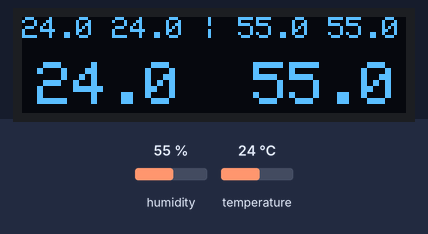
Simulated run of this sketch. Board: Arduino MKR. On the bench: 128×32 one-colour display. The test bench sets the inputs (shaded band); at power-on: humidity 55 %, temperature 24 °C.

Above: at 6.0 s.
6.1 s: humidity set to 22 %
At 11.7 s:
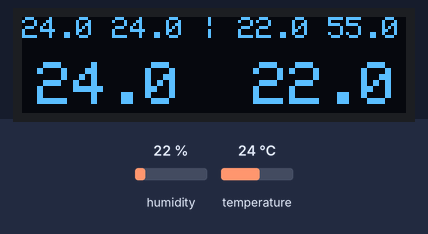
12.2 s: temperature set to 12 °C
At 16.6 s:
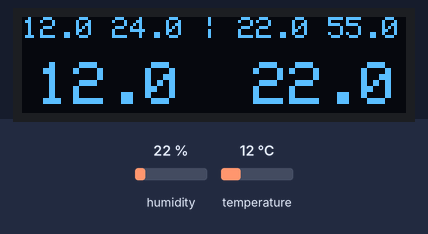
18.3 s: humidity set to 40 %
At 21.4 s:
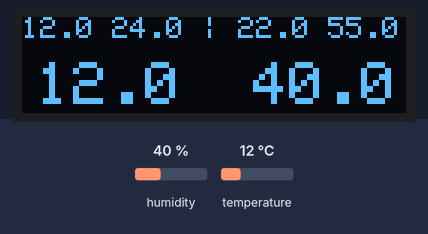
24.4 s: temperature set to 19 °C
At 26.2 s:
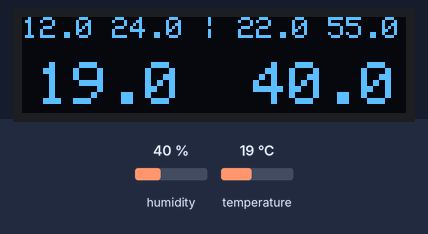
Timing chart, 0 to 27.7 s (numbered marks = the images above; inputs shaded):
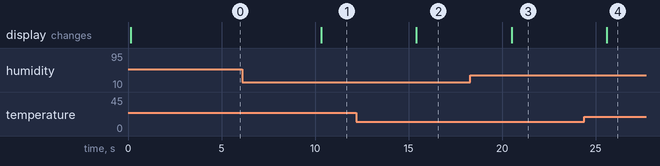

Measured:
- after the input at 6.1 s, the display: changes after 4.2 s (image 1)
- after the input at 12.2 s, the display: changes after 3.2 s (image 2)
- after the input at 18.3 s, the display: changes after 2.2 s (image 3)
- after the input at 24.4 s, the display: changes after 1.2 s (image 4)

The sketch:

monitor.ino
```cpp
#include <SPI.h>
#include <Wire.h>
#include <ArduinoLowPower.h>
#include <Adafruit_GFX.h>
#include <Adafruit_SSD1306.h>
#include <Adafruit_AHTX0.h>

#define SCREEN_WIDTH 128
#define SCREEN_HEIGHT 32

#define OLED_RESET     4
Adafruit_SSD1306 display(SCREEN_WIDTH, SCREEN_HEIGHT, &Wire, OLED_RESET);
Adafruit_AHTX0 aht;

//  Variables
const int LED13 = 13;
float temp_min;
float temp_max;
float humidity_min;
float humidity_max;

void setup() {
  Serial.begin(9600);

  if(!display.begin(SSD1306_SWITCHCAPVCC, 0x3C)) {
    Serial.println(F("SSD1306 allocation failed"));
    for(;;);
  }
  if (! aht.begin()) {
    Serial.println("Could not find AHT? Check wiring");
    while (1) delay(10);
  }
  display.dim(true);

  display.setTextColor(SSD1306_WHITE);

  display.clearDisplay();
  display.setCursor(0, 0);
  display.println("System start, running...");
  display.display();
  temp_min = 100.0;
  temp_max = -100.0;
  humidity_min = 100.0;
  humidity_max = 0.0;
}

void loop() {
  sensors_event_t humidity, temp;
  aht.getEvent(&humidity, &temp);// populate temp and humidity objects with fresh data

  temp_min = min(temp_min, temp.temperature);
  temp_max = max(temp_max, temp.temperature);
  humidity_min = min(humidity_min, humidity.relative_humidity);
  humidity_max = max(humidity_max, humidity.relative_humidity);

  display.clearDisplay();
  display.setTextSize(1);
  display.setCursor(0, 0);
  display.println(String(temp_min, 1) + " " + String(temp_max, 1) + " | " + String(humidity_min, 1) + " " + String(humidity_max, 1));
  display.setTextSize(2);
  display.setCursor(5, 15);
  display.println(String(temp.temperature, 1) + "  " + String(humidity.relative_humidity, 1));
  display.display();

  LowPower.deepSleep(5000);
}
```
